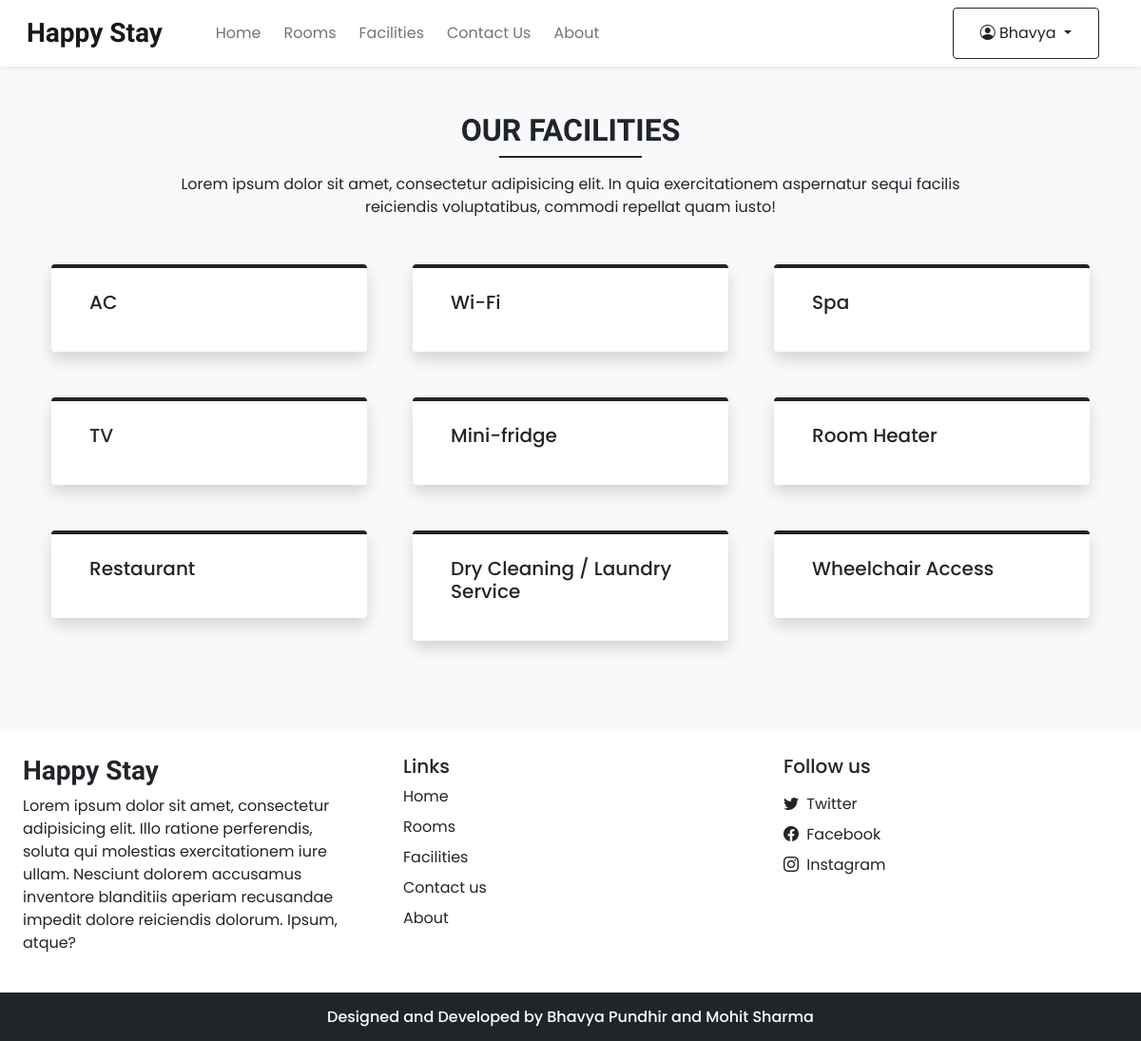
The page /user/facilities.php (signed in) on the database its author committed.
### tables this page shows
CREATE TABLE `custumer` (
  `cus_id` int NOT NULL,
  `name` varchar(30) NOT NULL,
  `email` varchar(30) NOT NULL,
  `phone` varchar(20) NOT NULL,
  `address` varchar(300) NOT NULL,
  `dob` date NOT NULL,
  `verified` int NOT NULL,
  `Pass` varchar(30) NOT NULL
);

CREATE TABLE `features` (
  `fr_id` int NOT NULL,
  `name` varchar(30) NOT NULL,
  `description` varchar(500) DEFAULT NULL
);

### user/db_config.php (called while the page is built, shortened)
<?php
   try {
       function selectt($sql,$values){
        $conn = $GLOBALS['conn'];
        $stmt = $conn->prepare($sql);
        $n = sizeof($values);
        for($i=0;$i<$n;$i++){
            $stmt->bindParam($i+1, $values[$i]);
        }
        if($stmt->execute()){
            $res = $stmt->fetchAll(PDO::FETCH_ASSOC);
            return $res;
        }
        else{
            echo "qruery fail to execute selectt";
        }
       }
    }
    catch(PDOException $e) {
    echo "Connection failed: " . $e->getMessage();
    }
?>

### user/facilities.php (the view, shortened to what this page needs)
<!DOCTYPE html>
<html lang="en">
<head>
    <?php require('inc/links.php'); ?>
</head>
<body class="bg-light">
    <?php require('inc/header.php'); ?>
    <div class="my-5 px-4">
        <h2 class="fw-bold h-font text-center">OUR FACILITIES</h2>
        <div class="h-line bg-dark"> </div>
        <p class="text-center mt-3">
            Lorem ipsum dolor sit amet, consectetur adipisicing elit. In quia exercitationem aspernatur sequi facilis <br> reiciendis voluptatibus, commodi repellat quam iusto!
        </p>
    </div>
    <div class="container">
        <div class="row">
            <?php
            $qq = "SELECT * FROM features";
            $vv = [];
            $res = selectt($qq, $vv);
            $k = count($res);
            for($i = 1; $i <= $k; $i++){
                    $nm = $res[$i-1]['name'];
                    $ds = $res[$i-1]['description'];
                echo <<<pp
                 <div class="col-lg-4 col-md-6 mb-5 px-4 ">
                 <div class="bg-white rounded shadow p-4 border-top border-4 border-dark pop">
                 <div class="d-flex align-items-center mb-2">
                 <h5 class="m-0 ms-3">$nm</h5>
                 </div>
                 <p>
                 $ds
                 </p>
                 </div>
                 </div>
                 pp;
            }
             ?>
        </div>
    </div>
    <?php require('inc/footer.php'); ?>
</body>
</html>

### user/inc/header.php (shortened to what this page needs)
<?php
    require('db_config.php');
?>
<nav class="navbar navbar-expand-lg navbar-light bg-white px-lg-3 py-lg-2 shadow-sm sticky-top">
    <div class="container-fluid">
        <a class="navbar-brand me-5 fw-bold fs-3 h-font" href="index.php">Happy Stay</a>
        <div class="collapse navbar-collapse" id="navbarSupportedContent">
        <ul class="navbar-nav me-auto mb-2 mb-lg-0">
            <li class="nav-item">
            <a class="nav-link me-2" href="user_panel.php">Home</a>
            </li>
            <li class="nav-item">
            <a class="nav-link me-2" href="rooms.php">Rooms</a>
            </li>
            <li class="nav-item">
            <a class="nav-link me-2" href="facilities.php">Facilities</a>
            </li>
            <li class="nav-item">
            <a class="nav-link me-2" href="contact.php">Contact Us</a>
            </li>
            <li class="nav-item">
            <a class="nav-link" href="about.php">About</a>
            </li>
        </ul>
        <div class="d-flex">
            <li class="nav-item dropdown btn btn-outline-dark shadow-none me-lg-3 me-2" >
                        <a href="#" class="nav-link text-reset dropdown-toggle " data-bs-toggle="dropdown" >
                        <i class="bi bi-person-circle"></i>
                        <?php
                            $k =  $_SESSION['userID'];
                            $query = "SELECT name FROM custumer WHERE cus_id = ?";
                            $values = [$k];
                            $res = selectt($query,$values);
                            echo $res[0]['name'];
                        ?>
                        </a>
            </li>
        </div>
    </div>
</nav>

### user/css/common.css (style rules this page uses)
:root { --teal: #2ec1ac; --teal_hover: #279e8c; }
* { font-family: 'Poppins', sans-serif; }
.h-font { font-family: 'Merienda', cursive; }
.h-line { width: 150px; margin: 0 auto; height: 1.7px; }

### rows shown on the page
custumer: name "Bhavya"
features: name "AC"
features: name "Wi-Fi"
features: name "Spa"
features: name "TV"
features: name "Mini-fridge"
features: name "Room Heater"
features: name "Restaurant"
features: name "Dry Cleaning / Laundry Service"
features: name "Wheelchair Access"
